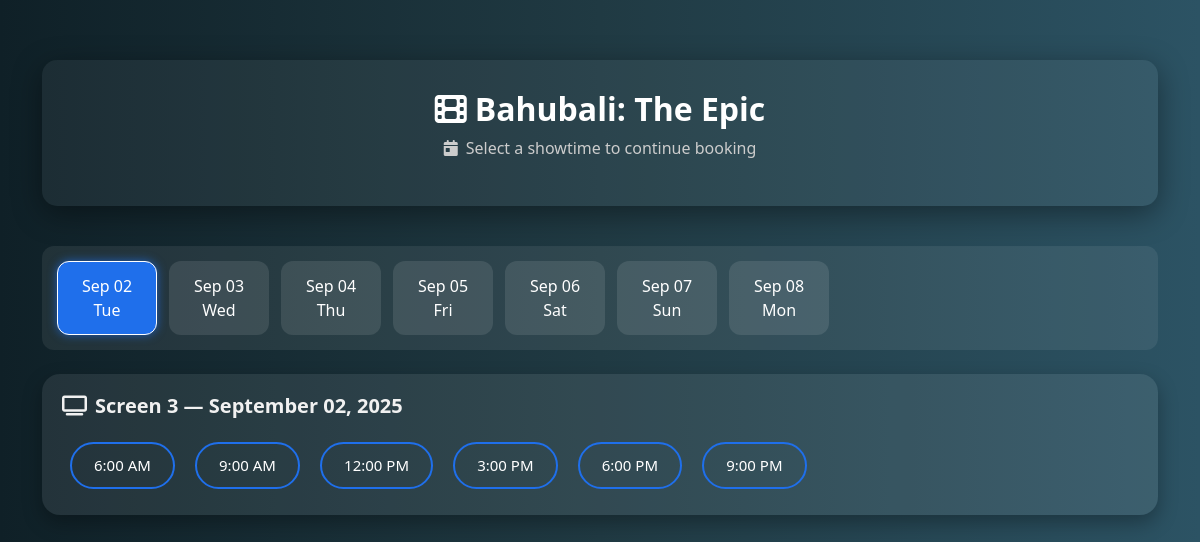
Page /movie/9/select_showtime/ on the committed database.
### booking/models.py (models this page shows, shortened)
class Movie(models.Model):
    title = models.CharField(max_length=100)
    description = models.TextField()
    show_time = models.DateTimeField()
    price = models.DecimalField(max_digits=6, decimal_places=2)
    image = models.ImageField(upload_to='movie_images/', null=True, blank=True)
    location = models.CharField(max_length=100, default="Hyderabad")
    screen_number = models.PositiveIntegerField(default=1)

class Showtime(models.Model):
    movie = models.ForeignKey(Movie, on_delete=models.CASCADE)
    date = models.DateField()
    time = models.TimeField()
    screen_number = models.IntegerField(choices=[(1, 'Screen 1'), (2, 'Screen 2'), (3, 'Screen 3')])

### booking/views.py (the view)
# urls.py: path('movie/<int:movie_id>/select_showtime/', views.select_showtime, name='select_showtime'),
def select_showtime(request, movie_id):
    movie = get_object_or_404(Movie, id=movie_id)
    start_date = movie.show_time.date()
    dates = [start_date + timedelta(days=i) for i in range(7)]
    show_times_per_day = [
        datetime.strptime(t, "%I:%M %p").time()
        for t in ["6:00 AM", "9:00 AM", "12:00 PM", "3:00 PM", "6:00 PM", "9:00 PM"]
    ]
    for single_date in dates:
        for time_obj in show_times_per_day:
            Showtime.objects.get_or_create(
                movie=movie,
                screen_number=movie.screen_number,
                date=single_date,
                time=time_obj
            )
    selected_date_str = request.GET.get("date")
    if selected_date_str:
        try:
            selected_date = datetime.strptime(selected_date_str, "%Y-%m-%d").date()
        except ValueError:
            selected_date = start_date
    else:
        selected_date = start_date
    showtimes = Showtime.objects.filter(
        movie=movie,
        screen_number=movie.screen_number,
        date=selected_date
    ).order_by('time')
    showtimes_by_screen = {movie.screen_number: list(showtimes)}
    return render(request, "booking/select_showtime.html", {
        "movie": movie,
        "showtimes_by_screen": showtimes_by_screen,
        "dates": dates,
        "selected_date": selected_date,
    })

### booking/templates/booking/select_showtime.html (shortened to what this page needs)
{% load static %}
<!DOCTYPE html>
<html lang="en">
<head>
    <link href="https://cdn.jsdelivr.net/npm/bootstrap@5.3.2/dist/css/bootstrap.min.css" rel="stylesheet">
    <link href="https://cdnjs.cloudflare.com/ajax/libs/font-awesome/6.5.0/css/all.min.css" rel="stylesheet">
</head>
<body>
<div class="container">
    <div class="movie-header">
        <h2><i class="fas fa-film me-2"></i>{{ movie.title }}</h2>
        <p><i class="fas fa-calendar-day me-2"></i>Select a showtime to continue booking</p>
    </div>
    <div class="date-scroll mb-4">
        {% for date in dates %}
            <a href="?date={{ date|date:'Y-m-d' }}" class="date-box {% if date == selected_date %}active{% endif %}">
                {{ date|date:"M d" }}<br>{{ date|date:"D" }}
            </a>
        {% endfor %}
    </div>
    {% if showtimes_by_screen %}
        {% for screen, show_list in showtimes_by_screen.items %}
            <div class="card mb-4">
                <h5><i class="fas fa-tv me-2"></i>Screen {{ screen }} — {{ selected_date|date:"F d, Y" }}</h5>
                <div>
                    {% for show in show_list %}
                        <a href="{% url 'select_seats' movie.id show.id %}" class="btn showtime-btn">
                            {{ show.time|time:"g:i A" }}
                        </a>
                    {% endfor %}
                </div>
            </div>
        {% endfor %}
    {% else %}
        <div class="alert text-center">
            <i class="fas fa-exclamation-triangle me-2"></i>No showtimes available for this date.
        </div>
    {% endif %}
</div>
</body>
</html>

### booking/templates/booking/select_showtime.html (style rules this page uses)
body { background: linear-gradient(to right, #0f2027, #203a43, #2c5364); font-family: 'Segoe UI', sans-serif; color: white; margin: 0; padding: 0; }
.container { margin-top: 60px; margin-bottom: 60px; }
.movie-header { background: rgba(255, 255, 255, 0.05); padding: 30px 25px; border-radius: 15px; box-shadow: 0 8px 30px rgba(0, 0, 0, 0.4); text-align: center; margin-bottom: 40px; animation: fadeInDown 1s ease; }
.movie-header h2 { font-weight: 700; font-size: 32px; }
.movie-header p { font-size: 16px; color: #ccc; }
.date-scroll { display: flex; overflow-x: auto; padding: 15px; background-color: rgba(255, 255, 255, 0.07); border-radius: 12px; margin-bottom: 30px; scroll-behavior: smooth; animation: fadeInUp 0.8s ease; }
.date-box { min-width: 100px; padding: 12px 15px; margin-right: 12px; text-align: center; background-color: rgba(255, 255, 255, 0.1); border-radius: 12px; cursor: pointer; text-decoration: none; color: white; font-weight: 500; transition: all 0.3s ease; border: 1px solid transparent; }
.date-box.active { background-color: #1f6feb; border-color: #fff; color: #fff; box-shadow: 0 0 10px rgba(31, 111, 235, 0.7); }
.card { background: rgba(255, 255, 255, 0.08); border: none; border-radius: 18px; box-shadow: 0 8px 20px rgba(0, 0, 0, 0.3); padding: 20px; animation: fadeInUp 1s ease; }
.card h5 { font-weight: 600; margin-bottom: 18px; color: #f1f1f1; }
.showtime-btn { margin: 6px 8px; border-radius: 50px; padding: 10px 22px; font-weight: 500; font-size: 15px; color: #fff; border: 2px solid #1f6feb; background: transparent; transition: 0.3s ease; }

### rows in the picture
Movie: title "Bahubali: The Epic"
Showtime: screen_number "3", selected_date "September 02, 2025", time "6:00 AM"
Showtime: time "9:00 AM"
Showtime: time "12:00 PM"
Showtime: time "3:00 PM"
Showtime: time "6:00 PM"
Showtime: time "9:00 PM"

### other values in the picture
{{ date|date:"M d" }} "Sep 02" "Sep 03" "Sep 04" "Sep 05" "Sep 06" "Sep 07" "Sep 08"
{{ date|date:"D" }} "Tue" "Wed" "Thu" "Fri" "Sat" "Sun" "Mon"
